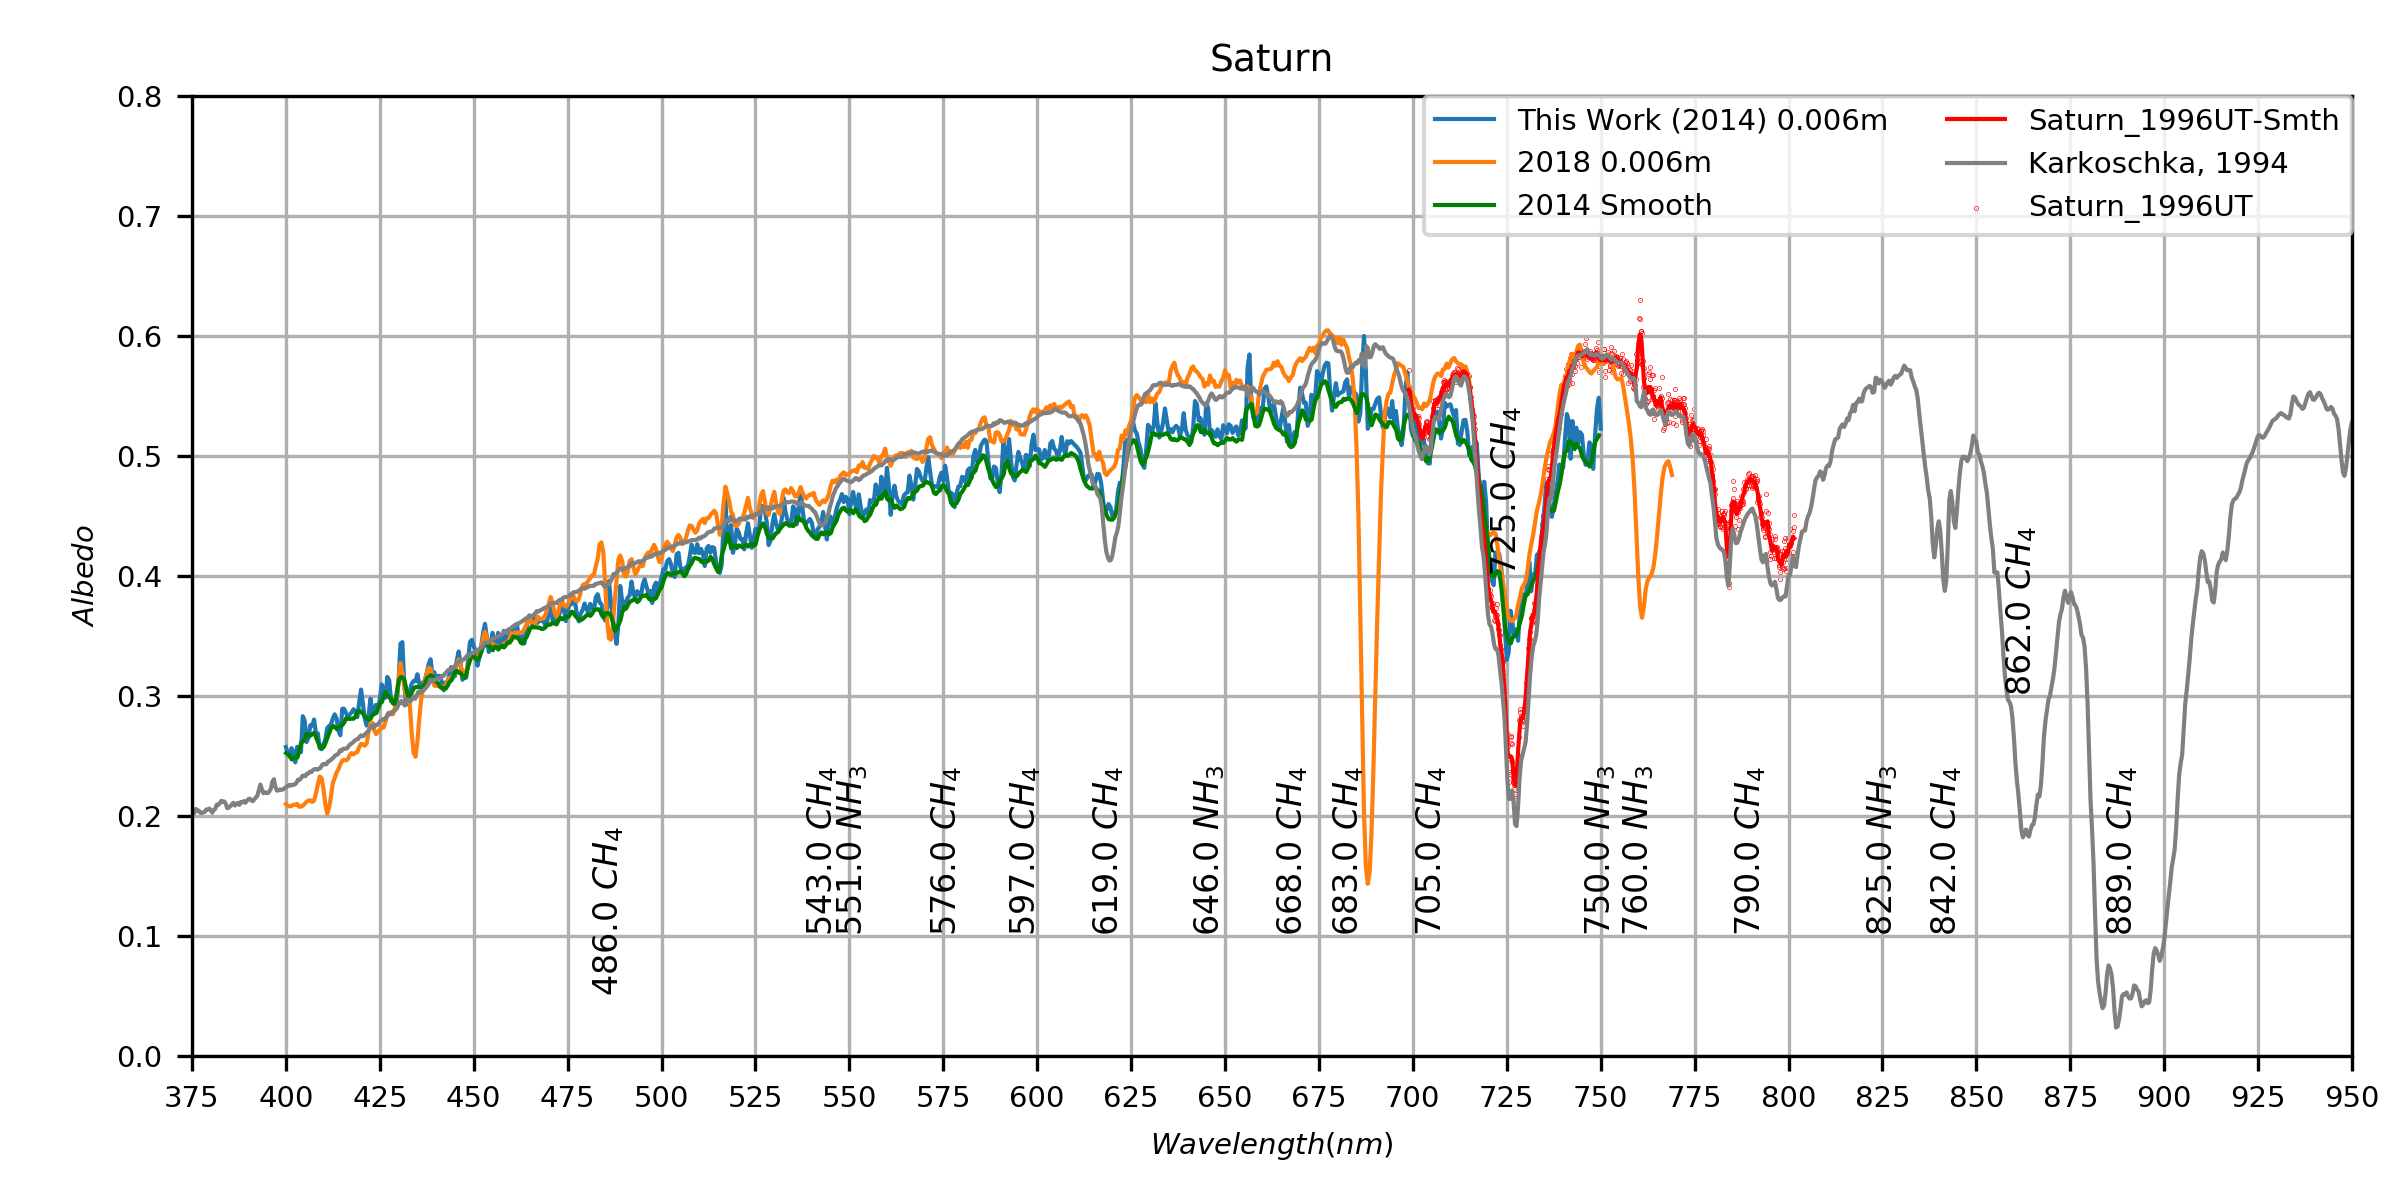

This chart was generated by the following Python code:
# -*- coding: utf-8 -*-
"""
Created on Tue Jul 15 07:22:23 2014

@author: steven.hill
"""
import sys
sys.path.append('f:\\Astronomy\Python Play')
import matplotlib.pyplot as pl
import pylab
import numpy as np
import scipy
from scipy import interpolate
from copy import deepcopy

Saturn_1996UT = scipy.fromfile(file="f:/Astronomy/Projects/Planets/Saturn/PROJECT/SAT7S.DAT", dtype=float, count=-1, sep='\t')    
Saturn_1996UT=scipy.reshape(Saturn_1996UT,[Saturn_1996UT.size/2,2])
Saturn_1996UT[:,1]=Saturn_1996UT[:,1]/Saturn_1996UT[:,1].max() #Normalize the data
Saturn_1996Smooth=pyasl.smooth(Saturn_1996UT[:,1],9,'flat')

# Read and reshape spectral data files    
SaturnINT_20130612UT = scipy.fromfile(file="SaturnINTAlbedo20130612UT.txt", dtype=float, count=-1, sep='\t')    
SaturnINT_20130612UT=scipy.reshape(SaturnINT_20130612UT,[SaturnINT_20130612UT.size/2,2])
SaturnDSK_20130612UT = scipy.fromfile(file="SaturnDSKAlbedo20130612UT.txt", dtype=float, count=-1, sep='\t')    
SaturnDSK_20130612UT=scipy.reshape(SaturnDSK_20130612UT,[SaturnDSK_20130612UT.size/2,2])
SaturnRNG_20130612UT = scipy.fromfile(file="SaturnRNGAlbedo20130612UT.txt", dtype=float, count=-1, sep='\t')    
SaturnRNG_20130612UT=scipy.reshape(SaturnRNG_20130612UT,[SaturnRNG_20130612UT.size/2,2])

SaturnINT_20140629UT = scipy.fromfile(file="SaturnAlbedo20140629UT.txt", dtype=float, count=-1, sep='\t')    
SaturnINT_20140629UT=scipy.reshape(SaturnINT_20140629UT,[SaturnINT_20140629UT.size/2,2])

SaturnINT_20180913UT = scipy.fromfile(file="Saturn_Mean_Albedo_20180913UT_1D.txt", dtype=float, count=-1, sep='\t')    
SaturnINT_20180913UT=scipy.reshape(SaturnINT_20180913UT,[SaturnINT_20180913UT.size/2,2])
Saturn2018SlopeCorrection=np.linspace(1.3,0.8,SaturnINT_20180913UT.size/2)
SaturnINT_20180913UT[:,1]=SaturnINT_20180913UT[:,1]*Saturn2018SlopeCorrection

Saturn_Karkoschka1993 = scipy.fromfile(file="f:/Astronomy/Projects/Planets/Saturn/Spectral Data/Karkoschka/1993.tab.txt", dtype=float, count=-1, sep=" ")    
Saturn_Karkoschka1993=scipy.reshape(Saturn_Karkoschka1993,[Saturn_Karkoschka1993.size/8,8])

Saturn_KarkRef1993=np.zeros((Saturn_Karkoschka1993.size/8,2))
Saturn_KarkRef1993[:,0]=Saturn_Karkoschka1993[:,0]*10.
Saturn_KarkRef1993[:,1]=Saturn_Karkoschka1993[:,4]
print "***Saturn_KarkRef1993***", Saturn_KarkRef1993

Saturn_Avg_Smooth=SaturnINT_20140629UT[:,1]
N=5
Saturn_Avg_Smooth=scipy.convolve(Saturn_Avg_Smooth,np.ones((N,))/N)[(N-1):]
Saturn_Avg_Smooth_WV=SaturnINT_20140629UT[:,0]+7.0*(N/2-0.5)

Saturn2014Smth=deepcopy(SaturnINT_20140629UT)
Saturn2014Smth[:,0]=Saturn_Avg_Smooth_WV
Saturn2014Smth[:,1]=Saturn_Avg_Smooth

StartWV=4000.
EndWV=7500.
LowCutIndices=np.where((SaturnINT_20140629UT[:,0] < StartWV) )
SaturnINT_20140629UT[LowCutIndices,1]=np.nan
HighCutIndices=np.where((SaturnINT_20140629UT[:,0] > EndWV) )
SaturnINT_20140629UT[HighCutIndices,1]=np.nan

LowCutIndices=np.where((Saturn2014Smth[:,0] < StartWV) )
Saturn2014Smth[LowCutIndices,1]=np.nan
HighCutIndices=np.where((Saturn2014Smth[:,0] > EndWV) )
Saturn2014Smth[HighCutIndices,1]=np.nan
"""
StartWV=400.
EndWV=700.
LowCutIndices=np.where((Neptune_20141029UT[:,0] < StartWV) )
Neptune_20141029UT[LowCutIndices,1]=np.nan
HighCutIndices=np.where((Neptune_20141029UT[:,0] > EndWV) )
Neptune_20141029UT[HighCutIndices,1]=np.nan

Neptune_20141028UT_Interp=interpolate.interp1d(Neptune_20141028UT[:,0],Neptune_20141028UT[:,1],kind='linear', copy=True,
                         bounds_error=False, fill_value=0.0)  
Neptune_20141028UT_on_20141029UT=Neptune_20141028UT_Interp(Neptune_20141029UT[:,0])

Neptune_Avg_20141028and29=Neptune_20141028UT_on_20141029UT*0.25+Neptune_20141029UT[:,1]*0.75
"""

pl.figure(figsize=(8.0, 4.0), dpi=150, facecolor="white")

pl.subplot(1, 1, 1)
#Plot Layout Configuration
x0=375
x1=950
xtks=24
y0=0.0
y1=0.8
ytks=9

# Set x limits
pl.xlim(x0,x1)
# Set x ticks
pl.xticks(np.linspace(x0,x1,xtks, endpoint=True))
# Set y limits
pl.ylim(y0,y1)
pl.yticks(np.linspace(y0,y1,ytks, endpoint=True))
# Set y ticks
pl.grid()
pl.tick_params(axis='both', which='major', labelsize=7)
pl.ylabel(r"$Albedo$",fontsize=7)
pl.xlabel(r"$Wavelength (nm)$",fontsize=7)
"""
pl.title("Saturn Albedo - All Data",fontsize=9)
pl.plot(SaturnINT_20130612UT[:,0]/10.,SaturnINT_20130612UT[:,1]*0.60,label='INT_20130612UT',linewidth=1)
pl.plot(SaturnDSK_20130612UT[:,0]/10.,SaturnDSK_20130612UT[:,1]*0.60,label='DSK_20130612UT',linewidth=0.5)
pl.plot(SaturnRNG_20130612UT[:,0]/10.,SaturnRNG_20130612UT[:,1]*0.60,label='RNG_20130612UT',linewidth=0.5)
pl.plot(SaturnINT_20140629UT[:,0]/10.,SaturnINT_20140629UT[:,1]*0.60,label='INT_20140629UT',linewidth=1,color='k')
pl.plot(Saturn2014Smth[:,0]/10.,Saturn2014Smth[:,1]*0.59,label='2014 Smooth',linewidth=1,color='r')

pl.plot(Saturn_KarkRef1993[:,0]/10.,Saturn_KarkRef1993[:,1],label='Karkoschka, 1993',linewidth=1,color='0.5')
"""
pl.title("Saturn",fontsize=9)
#pl.plot(SaturnINT_20130612UT[:,0]/10.,SaturnINT_20130612UT[:,1]*0.60,label='INT_20130612UT',linewidth=1)
#pl.plot(SaturnDSK_20130612UT[:,0]/10.,SaturnDSK_20130612UT[:,1]*0.60,label='DSK_20130612UT',linewidth=0.5)
#pl.plot(SaturnRNG_20130612UT[:,0]/10.,SaturnRNG_20130612UT[:,1]*0.60,label='RNG_20130612UT',linewidth=0.5)
pl.plot(SaturnINT_20140629UT[:,0]/10.,SaturnINT_20140629UT[:,1]*0.60,label='This Work (2014) 0.006m',linewidth=1)
pl.plot(SaturnINT_20180913UT[:,0],SaturnINT_20180913UT[:,1]*36.,label='2018 0.006m',linewidth=1)
pl.plot(Saturn2014Smth[:,0]/10.,Saturn2014Smth[:,1]*0.59,label='2014 Smooth',linewidth=1,color='g')

pl.scatter(Saturn_1996UT[:,0]/10.,Saturn_1996UT[:,1]*0.63,label='Saturn_1996UT',marker='.',s=0.1,color='r')
pl.plot((Saturn_1996UT[:,0])/10.,Saturn_1996Smooth*0.63,label='Saturn_1996UT-Smth',color='r',linewidth=1.0)

pl.plot(Saturn_KarkRef1993[:,0]/10.,Saturn_KarkRef1993[:,1],label='Karkoschka, 1994',linewidth=1,color='0.5')

LineWVs=np.array([486.0,543.0,576.0,  #H I Balmer
                  597.0,619.0,668.0,683.0,705.0,725.0,
                  790.0,842.0,862.0,889.0,
                  
                  551.0,646.0,750.0,760.0,825.0])                    #H I Balmer
                  
                  
LineY=np.array([0.05,0.1,0.1,
                0.1,0.1,0.1,0.1,0.1,0.4,
                0.1,0.1,0.3,0.1,
                
                0.1,0.1,0.1,0.1,0.1])
                                        #H I Paschen
LineLabels=[r'$CH_4$',r'$CH_4$',r'$CH_4$',
            r'$CH_4$',r'$CH_4$',r'$CH_4$',r'$CH_4$',r'$CH_4$',r'$CH_4$',
            r'$CH_4$',r'$CH_4$',r'$CH_4$',r'$CH_4$',
            
            r'$NH_3$',r'$NH_3$',r'$NH_3$',r'$NH_3$',r'$NH_3$',r'$NH_3$']

for l in range(0,LineWVs.size):                
    pl.text(LineWVs[l],LineY[l],LineWVs[l].astype('|S5')+' '+LineLabels[l],fontsize=8,
            verticalalignment='bottom',horizontalalignment='center',
            rotation='vertical')


pl.legend(loc=0,ncol=2, borderaxespad=0.,prop={'size':7})
pl.subplots_adjust(left=0.08, bottom=0.12, right=0.98, top=0.92,
                wspace=None, hspace=None)
                
pylab.savefig('SaturnAlbedoAllYears.png',dpi=300)